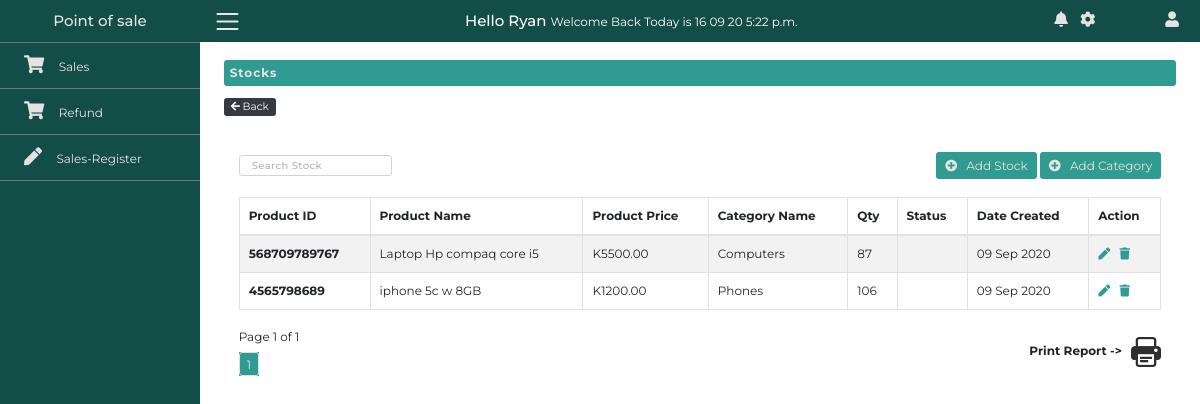
The page /stock (signed in) on the database its author committed.
### AppPOS/models.py (models this page shows, shortened)
class Stock(models.Model):
    category = models.ForeignKey('Category',
                                 on_delete=models.CASCADE)
    product_id = models.CharField(primary_key=True, max_length=50)
    product_name = models.CharField(max_length=100, unique=True)
    product_price = models.DecimalField(max_digits=10, decimal_places=2)
    quantity = models.IntegerField()
    create_dated = models.DateTimeField(auto_now_add=True)
    def __str__(self):
        return f"{self.product_name}"

class Category(models.Model):
    category_id = models.AutoField(primary_key=True, auto_created=True)
    category_name = models.CharField(max_length=50, unique=True, )

### AppPOS/views.py (the view)
# urls.py: path('stock', views.stock, name='stock'),
@login_required(redirect_field_name='login')
def stock(request):
   stock = Stock.objects.all().order_by('-create_dated')
   category = Category.objects.all()
   paginator = Paginator(stock,5,orphans=1)
   page_number = request.GET.get('page')
   page_obj = paginator.get_page(page_number)
   if request.method == "POST":
      form = StockForm(request.POST,)
      form_category = CatgoryForm(request.POST,)
      """
      Validation checks to ensure that the right
      information has been posted to the database
      """
      if form.is_valid():
         form.save()
         messages.success(request,'Product Registered Successfully')
         return redirect('stock')
      if form_category.is_valid():
         form_category.save()
         messages.success(request,'Catergory Registered Successfully')
         return redirect('stock')
   else:
      form = StockForm()
      form_category = CatgoryForm()
   context = {
      'catgoryID': category,
      'stock': page_obj,
      'form': form,
      'form_category': form_category
   }
   return render(request, 'AppPOS/stock.html', context)

### AppPOS/forms.py
class StockForm(forms.ModelForm):
    class Meta:
        model = Stock
        fields = '__all__'

class CatgoryForm(forms.ModelForm):
    class Meta:
        model = Category
        fields = ['category_name']

### AppPOS/templates/AppPOS/stock.html (shortened to what this page needs)
{% extends "AppPOS/base.html" %}
{% load static %} {% block title %} Stocks {%endblock %}
{% block body %}
{% include "AppPOS/navbar.html" %}
<section class="main-section">
  <div class="container-fluid">
    <div class="row">
      <div class="col-lg-9 ml-auto">
        <div class="row pt-4 mt-3 mb-4 main-area-margin">
          <div class="col-lg-12 col-md-7 ml-md-auto heading p-2">
            <h6 class="m-0">Stocks</h6>
          </div>
          <div class="back">
            <a href="" class="btn btn-dark btn-sm mt-3 py-0"
              ><i class="fas fa-arrow-left"></i> Back</a
            >
          </div>
        </div>
        <div class="row mt-3 main-area-margin">
          <div class="col-md-12 my-4">
            <div class="table-search-head d-flex align-items-center mb-4">
              <form id="stock-form" class="justify-content-end">
                <input
                  type="text"
                  class="form-control py-1 px-3 h-75 fa-sm"
                  id="stock-input"
                  placeholder="Search Stock"
                  autocomplete="off"
                />
              </form>
              <div class="add-product ml-auto">
                <a
                  href=""
                  class="btn btn-custom"
                  data-target="#add-product"
                  data-toggle="modal"
                  ><i class="fas fa-plus-circle mr-2"></i> Add Stock</a
                >
                <a
                  href=""
                  class="btn btn-custom"
                  data-target="#add-category"
                  data-toggle="modal"
                  ><i class="fas fa-plus-circle mr-2"></i> Add Category</a
                >
              </div>
            </div>
            <table class="table table-striped table-bordered">
              <thead>
                <tr class="text-left">
                  <th>Product ID</th>
                  <th>Product Name</th>
                  <th>Product Price</th>
                  <th>Category Name</th>
                  <th>Qty</th>
                  <th>Status</th>
                  <th>Date Created</th>
                  <th>Action</th>
                </tr>
              </thead>
              <tbody id="tbody">
                {% for stk in stock %}
                <tr class="text-left">
                  <th>{{ stk.product_id }}</th>
                  <td>{{ stk.product_name }}</td>
                  <td>K{{ stk.product_price }}</td>
                  <td>{{ stk.category.category_name }}</td>
                  <td class="stock_qty">{{ stk.quantity }}</td>
                  <td id="status"></td>
                  <td>{{ stk.create_dated|date:'d M Y' }}</td>
                  <td>
                    <a href="{% url 'update-stock' stk.product_id %}"
                      ><i class="fas fa-pen pr-2"></i
                    ></a>
                    <a href="{% url 'delete-stock' stk.product_id %}"><i class="fas fa-trash"></i></a>
                  </td>
                </tr>
                {% endfor %}
              </tbody>
            </table>
            <div
              class="print-paginate d-flex align-items-center justify-content-between"
            >
              <div class="paginate">
                <div class="table-pages">
                  <p class="my-2">Page {{stock.number}} of {{stock.paginator.num_pages}}</p>
                </div>
                <nav aria-label="Page navigation">
                  <ul class="pagination pages-paginated">
                    {% for n in stock.paginator.page_range %}
                      {% if stock.number == n %}
                        <li class="page-item" id="current">
                          <a href="?page={{n}}" class="page-link" id="current">{{n}}</a>
                        </li>
                      {% elif n > stock.number|add:'-3' and n < stock.number|add:'3' %}
                        <li class="page-item"><a class="page-link" href="?page={{ n }}">{{ n }}</a></li>
                      {% endif %}
                    {% endfor %}
                  </ul>
                </nav>
              </div>
              <div class="print">
                <h6>
                  Print Report ->
                  <img
                    src="{% static 'icons/print.png' %}"
                    alt=""
                    class="img-fluid ml-2 print"
                    style="width: 30px; cursor: pointer;"
                  />
                </h6>
              </div>
            </div>
          </div>
        </div>
      </div>
    </div>
  </div>
</section>
{% endblock %}

### AppPOS/templates/AppPOS/navbar.html (shortened to what this page needs)
{% load static %}
<nav class="navbar navbar-expand-md navbar-light pl-0 w-100 mb-4">
  <div class="collapse navbar-collapse" id="NavbarCollaspe">
    <div class="container-fluid">
      <div class="row">
        <div
          class="col-xl-2 col-lg-3 col-md-4 sidebar fixed-top px-0"
          id="menu_content"
        >
          <a
            href="#"
            class="navbar-brand d-flex mx-auto border-bottom border-secondary justify-content-center align-items-center"
            ><h5 class="m-0">Point of sale</h5></a
          >
          <ul class="navbar-nav flex-column">
            <li class="nav-item">
              <a href="{% url 'sales' %}" class="nav-link"
                ><i class="fas fa-shopping-cart"></i>Sales</a
              >
            </li>
            <li class="nav-item">
              <a href="{% url 'refund' %}" class="nav-link"
                ><i class="fas fa-shopping-cart"></i>Refund</a
              >
            </li>
            {% if request.user.is_superuser %}
              <li class="nav-item">
                <a href="{% url 'worker' %}" class="nav-link"
                  ><i class="fas fa-users-cog"></i>Workers</a
                >
              </li>
              <li class="nav-item">
                <a href="" class="nav-link"
                  ><i class="fas fa-list-alt"></i>Reports</a
                >
              </li>
              <li class="nav-item">
                <a href="" class="nav-link"
                  ><i class="fas fa-chart-line"></i>Statistic</a
                >
              </li>
            {% else %}
              <li class="nav-item">
                <a href="{% url 'sales-register' %}" class="nav-link"
                  ><i class="fas fa-pen"></i>Sales-Register</a
                >
              </li>
            {% endif %}
          </ul>
        </div>
        <div
          class="col-xl-10 col-lg-9 col-md-8 ml-auto fixed-top main-menu-bar py-2 w-100"
        >
          <div class="row align-items-center">
            <div class="col-md-3">
              <img
                src="{% static 'icons/menu.png' %}"
                class="img-fluid m-0 p-0 mr-5"
                id="menu"
                alt=""
              />
            </div>
            <div class="col-md-7 welcome">
              <h5 class="text-white d-inline">Hello {{ request.user }}
                <b><small class="text-white d-inline">Welcome Back Today is {% now 'd m y P' %}</small></b>
              </h5>
            </div>
            <div class="col-md-2">
              <ul class="navbar-nav setting">
                <li class="nav-item">
                  <a href="" class="nav-link"><i class="fas fa-bell"></i></a>
                </li>
                <li class="nav-item">
                  <a href="" class="nav-link"><i class="fas fa-cog"></i></a>
                </li>
                <li class="nav-item ml-xl-auto">
                  <a
                    href=""
                    class="nav-link"
                    data-toggle="modal"
                    data-target="#logout"
                    ><i class="fas fa-user"></i
                  ></a>
                </li>
              </ul>
            </div>
          </div>
        </div>
      </div>
    </div>
  </div>
</nav>

### static/css/main.css (style rules this page uses)
:root { --primary-color: #134d47; --secondary-color: #309b90; --btn-primary: var(--secondary-color); --btn-secondary: #212121; --font-heading: var(--btn-secondary); --font-sidebar: var(--icon-color); --pagination-color: var(--primary-color); --pagination-active: var(--secondary-color); --icon-color: #e3e3e3; --border-color: #a1a1a19a; }
body { font-family: "Montserrat", sans-serif; }
h6 { font-weight: bolder; }
.sidebar a, .main-menu-bar a { color: var(--icon-color) !important; }
.btn-custom { background-color: var(--btn-primary) !important; color: var(--font-sidebar) !important; border: 0 !important; }
.heading { background-color: var(--secondary-color); border-radius: 3px; display: flex; align-items: center; color: var(--font-sidebar); letter-spacing: 1px; }
td a { color: var(--secondary-color); }
::placeholder { font-weight: 500 !important; color: #b3b3b3 !important; }
@media (max-width: 1720px) { html { font-size: 12px; } }
@media (max-width: 1720px) { ::placeholder { letter-spacing: 0.4px; font-size: 10px !important; } }
.sidebar .fas { padding-right: 0.6em; font-size: 1.5rem; color: var(--icon-color); }
.sidebar .navbar-brand { padding: 0.8em; }
.sidebar .fas { padding-right: 0.8em; font-size: 1.5rem; color: var(--icon-color); }
.sidebar { background-color: var(--primary-color); height: 100vh; }
.sidebar .nav-link { padding: 1em 2em !important; }
.sidebar .nav-item { border-bottom: 1px solid var(--border-color); transition: background-color 250ms; }
#current { background-color: var(--secondary-color) !important; }
.main-menu-bar { background-color: var(--primary-color); }
.main-menu-bar img { width: 25px; height: 25px; object-fit: cover; cursor: pointer; }
.main-menu-bar .fas { font-size: 1.3rem; }
.main-section .main-area-margin { margin-left: -10.5%; margin-right: 1%; }
.page-item .page-link { background-color: var(--primary-color); color: var(--font-sidebar); padding: 0.3em 0.6em; transition: background-color 0.25s; }

### rows shown on the page
Stock: product_id "568709789767", product_name "Laptop Hp compaq core i5", product_price "5500.00", category.category_name "Computers", quantity "87", create_dated "09 Sep 2020"
Stock: product_id "4565798689", product_name "iphone 5c w 8GB", product_price "1200.00", category.category_name "Phones", quantity "106", create_dated "09 Sep 2020"

### other values the page prints
{{ request.user }} "Ryan"
{{ stock.number }} "1"
{{ stock.paginator.num_pages }} "1"
{{ n }} "1"
